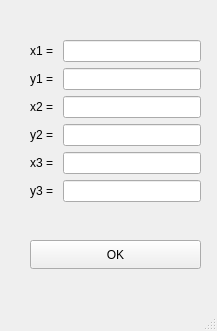
<?xml version="1.0" encoding="UTF-8"?>
<ui version="4.0">
 <class>MainWindow</class>
 <widget class="QMainWindow" name="MainWindow">
  <property name="geometry">
   <rect>
    <x>0</x>
    <y>0</y>
    <width>217</width>
    <height>331</height>
   </rect>
  </property>
  <property name="windowTitle">
   <string>MainWindow</string>
  </property>
  <widget class="QWidget" name="centralwidget">
   <widget class="QWidget" name="formLayoutWidget">
    <property name="geometry">
     <rect>
      <x>30</x>
      <y>40</y>
      <width>171</width>
      <height>191</height>
     </rect>
    </property>
    <layout class="QFormLayout" name="formLayout">
     <item row="0" column="1">
      <widget class="QLineEdit" name="x1_edit"/>
     </item>
     <item row="0" column="0">
      <widget class="QLabel" name="label">
       <property name="text">
        <string>x1 = </string>
       </property>
      </widget>
     </item>
     <item row="1" column="0">
      <widget class="QLabel" name="label_2">
       <property name="text">
        <string>y1 = </string>
       </property>
      </widget>
     </item>
     <item row="1" column="1">
      <widget class="QLineEdit" name="y1_edit"/>
     </item>
     <item row="2" column="0">
      <widget class="QLabel" name="label_3">
       <property name="text">
        <string>x2 = </string>
       </property>
      </widget>
     </item>
     <item row="2" column="1">
      <widget class="QLineEdit" name="x2_edit"/>
     </item>
     <item row="3" column="1">
      <widget class="QLineEdit" name="y2_edit"/>
     </item>
     <item row="3" column="0">
      <widget class="QLabel" name="label_4">
       <property name="text">
        <string>y2 = </string>
       </property>
      </widget>
     </item>
     <item row="4" column="0">
      <widget class="QLabel" name="label_5">
       <property name="text">
        <string>x3 = </string>
       </property>
      </widget>
     </item>
     <item row="4" column="1">
      <widget class="QLineEdit" name="x3_edit"/>
     </item>
     <item row="5" column="1">
      <widget class="QLineEdit" name="y3_edit"/>
     </item>
     <item row="5" column="0">
      <widget class="QLabel" name="label_6">
       <property name="text">
        <string>y3 = </string>
       </property>
      </widget>
     </item>
    </layout>
   </widget>
   <widget class="QPushButton" name="pushButton">
    <property name="geometry">
     <rect>
      <x>30</x>
      <y>240</y>
      <width>171</width>
      <height>29</height>
     </rect>
    </property>
    <property name="text">
     <string>OK</string>
    </property>
   </widget>
   <widget class="QLabel" name="check">
    <property name="geometry">
     <rect>
      <x>30</x>
      <y>270</y>
      <width>161</width>
      <height>31</height>
     </rect>
    </property>
    <property name="text">
     <string/>
    </property>
   </widget>
  </widget>
  <widget class="QStatusBar" name="statusbar"/>
 </widget>
 <resources/>
 <connections/>
</ui>
